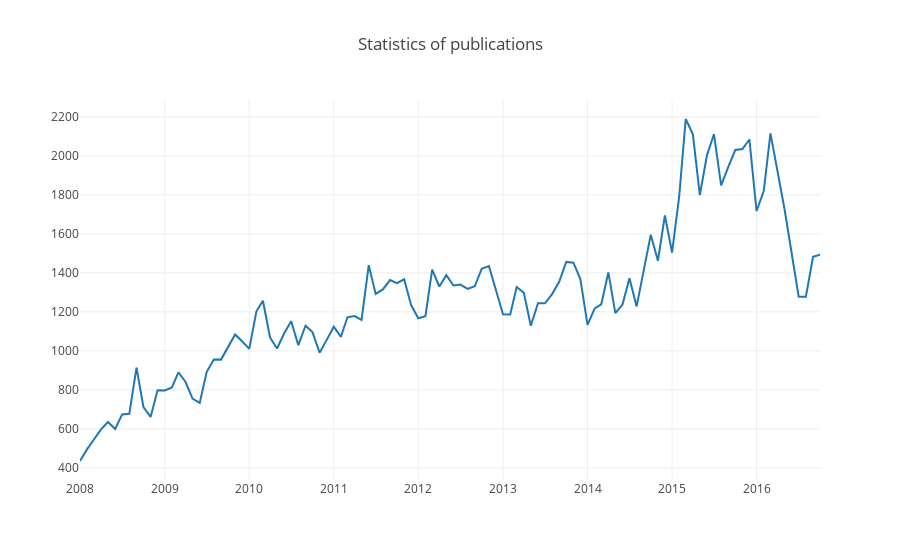

Here is the notebook cell this chart was saved with:
### Code cell
ym_df =  ym.groupby([ym['published'].dt.to_period('M')])[['year_month']].count()
#ym_df
# ym_df['ym'] = ym_df.index
#years_df.columns = ['Publications', 'Number_of_Games']

trace0 = go.Scatter(
     x=ym_df.index.strftime('%Y-%m'),
    y=ym_df.year_month,
    name='Publications'
)

# print(ym_df.index.strftime('%Y-%m'))

data = [trace0]
layout = {'title': 'Statistics of publications'}

fig = go.Figure(data=data, layout=layout)

iplot(fig, show_link=False)
      
# март 2015 - 2189
